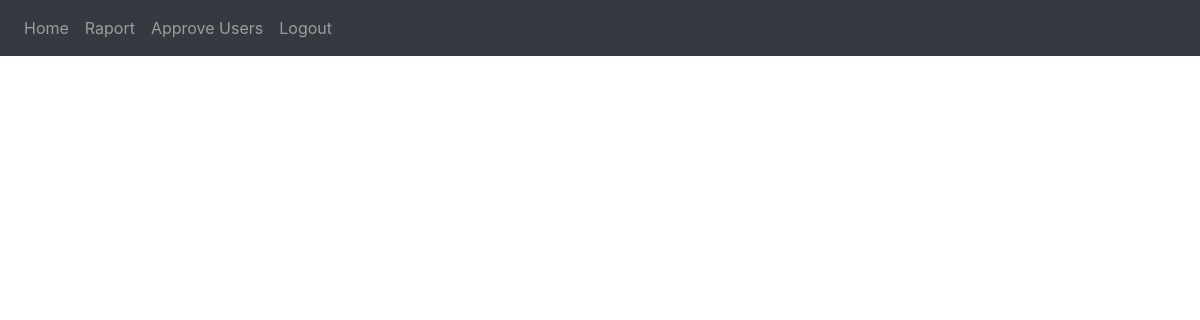
/approve-users/ (signed in), run on an earlier commit of the app's database.
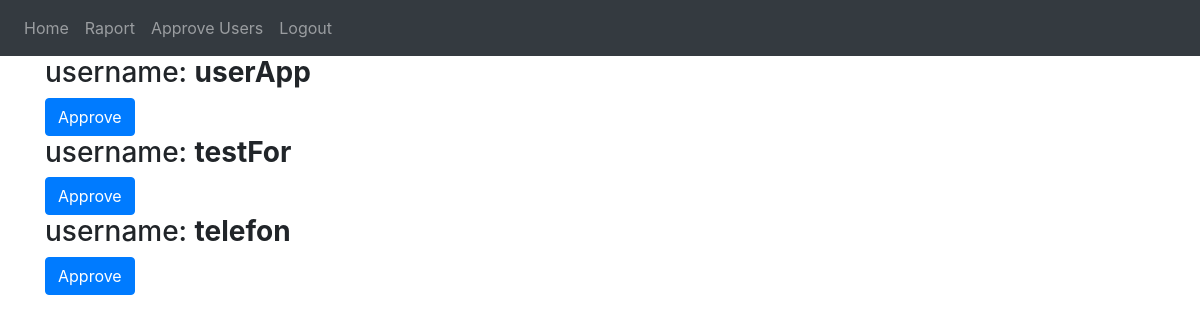
And on a later commit of the database.
### autentificare/models.py (models this page shows)
class UserProfile(models.Model):
    user = models.OneToOneField(User, on_delete=models.CASCADE)
    approved = models.BooleanField(default=False)
    objects = models.Manager()

### autentificare/views.py (the view)
# urls.py: path('approve-users/', views.approve_users, name='approve_users'),
@staff_member_required
def approve_users(request):
    users_to_approve = UserProfile.objects.filter(approved=False)
    context = {
        'users_to_approve': users_to_approve
    }
    return render(request, 'autentificare/approve_users.html', context)

### templates/autentificare/approve_users.html (shortened to what this page needs)
{% extends "autentificare/index.html" %}
{% load static %}
{%block content%}
        {% if user.is_authenticated %}
            {% for user_profile in users_to_approve %}
                <h3>username: <strong>{{ user_profile.user.username }}</strong></h3>
                <form action="{% url 'approve_user' user_profile.user_id %}" method="POST">
                    <button type="submit" class="btn btn-primary">Approve</button>
                </form>
            {% endfor %}
        {% else %}
            <p>User nu autentificat in aprove users</p>
        {%endif%}
{%endblock%}

What changed in the data, as far as the page shows it:
added UserProfile: user.username "userApp"
added UserProfile: user.username "testFor"
added UserProfile: user.username "telefon"
